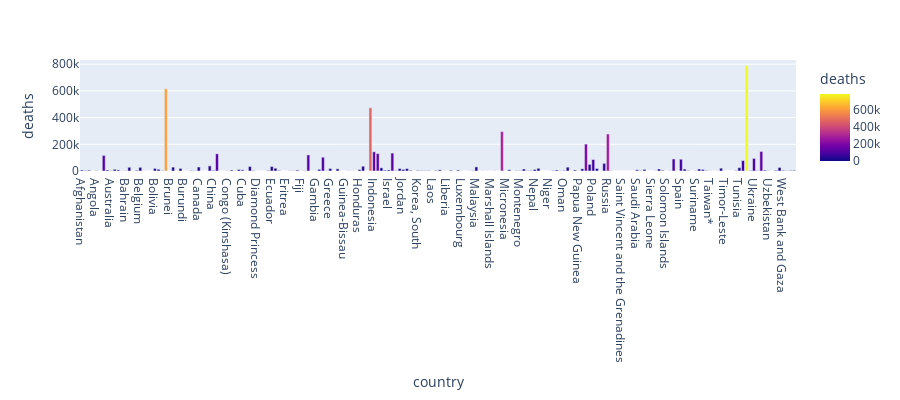

This figure's notebook cell:
### Code cell
px.bar(country_df, x=country_df["country"], y=country_df["deaths"], color=country_df["deaths"],height=400)

### Figure 1 — Plotly figure (JSON) as saved in the notebook; plotly's stock layout.template omitted (floating-point values rounded to 4 significant figures; data arrays with more than 128 entries replaced by an {"elided": "..."} marker saying what was removed)
{"data": [{"alignmentgroup": "True", "hovertemplate": "country=%{x}<br>deaths=%{marker.color}<extra></extra>", "legendgroup": "", "marker": {"color": {"elided": "196 int values"}, "coloraxis": "coloraxis", "pattern": {"shape": ""}}, "name": "", "offsetgroup": "", "orientation": "v", "showlegend": false, "textposition": "auto", "type": "bar", "x": {"elided": "196 str values"}, "xaxis": "x", "y": {"elided": "196 int values"}, "yaxis": "y"}], "layout": {"barmode": "relative", "coloraxis": {"colorbar": {"title": {"text": "deaths"}}, "colorscale": [[0, "#0d0887"], [0.1111, "#46039f"], [0.2222, "#7201a8"], [0.3333, "#9c179e"], [0.4444, "#bd3786"], [0.5556, "#d8576b"], [0.6667, "#ed7953"], [0.7778, "#fb9f3a"], [0.8889, "#fdca26"], [1, "#f0f921"]]}, "height": 400, "legend": {"tracegroupgap": 0}, "margin": {"t": 60}, "xaxis": {"anchor": "y", "domain": [0, 1], "title": {"text": "country"}}, "yaxis": {"anchor": "x", "domain": [0, 1], "title": {"text": "deaths"}}}}
